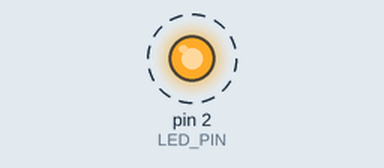
The sketch below on a simulated Arduino Uno, built with avr-gcc and run on an emulated ATmega328P. Parts: output pins drawn as LEDs (lit = HIGH). Dashed ring = blinking. What the sketch prints to the serial monitor is not drawn.

Above: at 0.7 s.
Timing chart, 0 to 3.5 s (numbered marks = the images above):
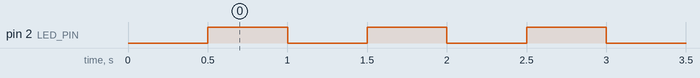

The sketch:

Pruebalednormal.ino
```cpp
// ===== TEST LED NORMAL - GPIO 2 =====
// Sketch independiente, no modifica el de los 4 LEDs WS2812B
#define LED_PIN 2

void setup() {
  Serial.begin(115200);
  delay(500);
  Serial.println("Test LED normal en GPIO 2");

  pinMode(LED_PIN, OUTPUT);
  digitalWrite(LED_PIN, LOW);
}

void loop() {
  Serial.println("LED ON");
  digitalWrite(LED_PIN, HIGH);
  delay(500);

  Serial.println("LED OFF");
  digitalWrite(LED_PIN, LOW);
  delay(500);
}
```

Measured:
- by itself, pin 2 (LED_PIN): alternates HIGH for 0.50 s and LOW for 0.50 s
